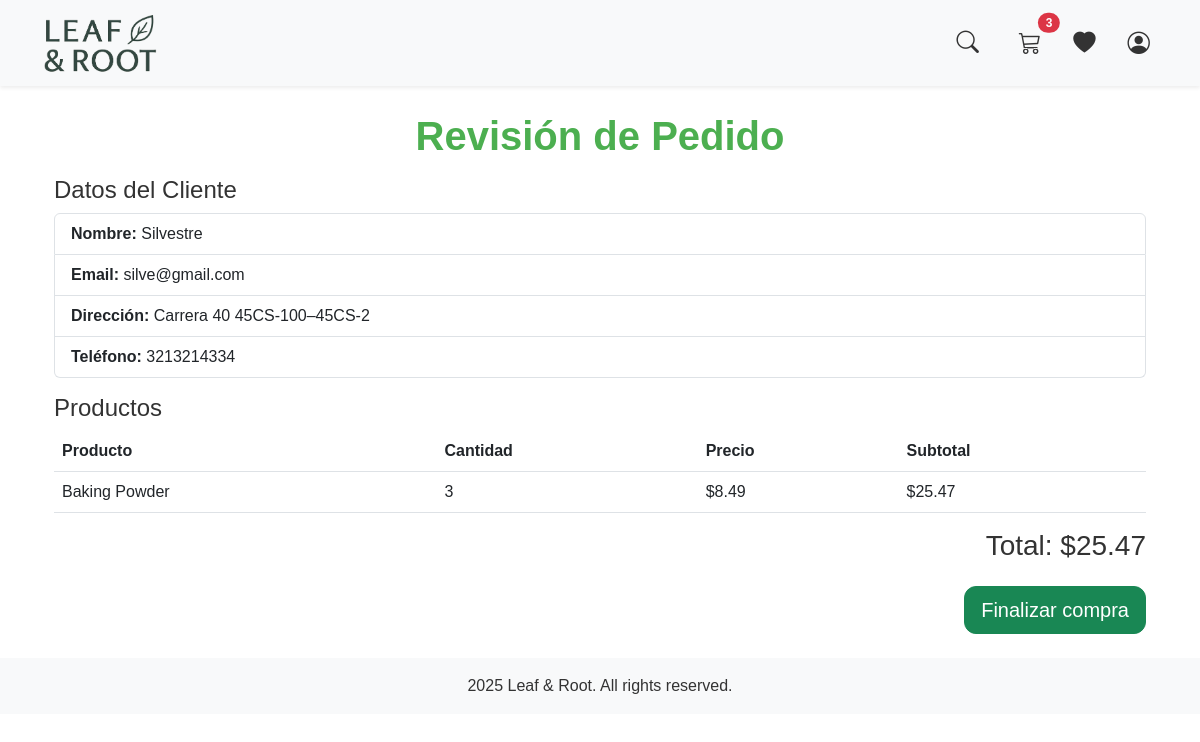
/orders/checkout/review/ (signed in), run on an earlier commit of the app's database.
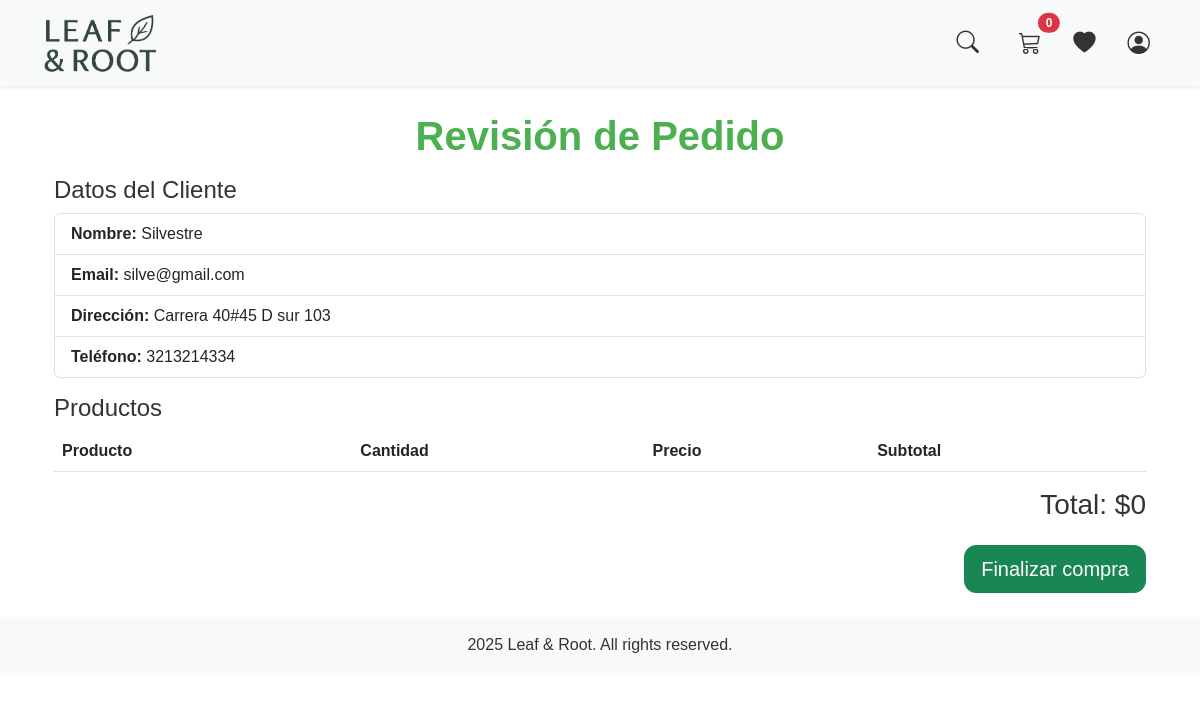
And on a later commit of the database.
### users/models.py (models this page shows, shortened)
class Customer(models.Model):
    id_customer = models.AutoField(primary_key=True)
    user = models.OneToOneField(User, on_delete=models.CASCADE, null=True, blank=True)
    name = models.CharField(max_length=200)
    email = models.EmailField(unique=True)
    address = models.CharField(max_length=255)
    phone = models.CharField(max_length=20)
    class Meta:
        verbose_name = "Cliente"
        verbose_name_plural = "Clientes"

### carrito/models.py (models this page shows, shortened)
class Cart(models.Model):
    id_cart = models.AutoField(primary_key=True)
    customer = models.OneToOneField(Customer, on_delete=models.CASCADE)
    def total_items(self):
        return self.items.aggregate(total=models.Sum('quantity'))['total'] or 0 # type: ignore

class ItemCart(models.Model):
    id_itemcart = models.AutoField(primary_key=True)
    product = models.ForeignKey(Product, on_delete=models.CASCADE)
    cart = models.ForeignKey(Cart, on_delete=models.CASCADE, related_name="items")  # 👈 importante
    quantity = models.PositiveIntegerField(default=1)
    class Meta:
        verbose_name = "Item del Carrito"
        verbose_name_plural = "Items del Carrito"
        unique_together = ("product", "cart")  # evita duplicados
    def get_subtotal(self):
        return self.quantity * self.product.price

### catalogo/models.py (models this page shows, shortened)
class Product(models.Model):
    id_product = models.AutoField(primary_key=True)
    name = models.CharField(max_length=255, unique=True)  # 👈 evitar duplicados exactos
    description = models.TextField(blank=True, null=True)
    price = models.DecimalField(max_digits=10, decimal_places=2, default=Decimal("0.00"))
    stock = models.PositiveIntegerField(default=0)
    category = models.CharField(max_length=100, blank=True, null=True)
    image_url = models.URLField(max_length=500, blank=True, null=True)
    image = models.ImageField(upload_to='products/', blank=True, null=True)
    nutriscore = models.CharField(max_length=5, blank=True, null=True)
    labels = models.CharField(max_length=255, blank=True, null=True)
    type = models.CharField(max_length=50, blank=True, null=True)

### ordenes/views.py (the view)
# urls.py: path("checkout/review/", views.checkout_review, name="checkout_review"),
@login_required
def checkout_review(request):
    customer = get_object_or_404(Customer, user=request.user)
    cart = get_object_or_404(Cart, customer=customer)
    items = ItemCart.objects.filter(cart=cart)
    total = sum([item.get_subtotal() for item in items])
    return render(request, "ordenes/checkout_review.html", {
        "customer": customer,
        "cart": cart,
        "items": items,
        "total": total,
    })

### store/templatetags/custom_tags.py (called while the page is built)
@register.filter
def get_range(value, max_value):
    if not max_value:
        return range(1)
    return range(1, max_value + 1)

### ordenes/templates/ordenes/checkout_review.html (shortened to what this page needs)
{% extends "base.html" %}
{% block content %}
{% load static %}
<link rel="stylesheet" href="{% static 'users/css/auth.css' %}">
<link rel="stylesheet" href="{% static 'store/css/base.css' %}">
<div class="container mt-4">
    <h1 class="auth-title">Revisión de Pedido</h1>
    <h4>Datos del Cliente</h4>
    <ul class="list-group mb-3">
        <li class="list-group-item"><strong>Nombre:</strong> {{ customer.name }}</li>
        <li class="list-group-item"><strong>Email:</strong> {{ customer.email }}</li>
        <li class="list-group-item"><strong>Dirección:</strong> {{ customer.address }}</li>
        <li class="list-group-item"><strong>Teléfono:</strong> {{ customer.phone }}</li>
    </ul>
    <h4>Productos</h4>
    <table class="table">
        <thead>
            <tr>
                <th>Producto</th>
                <th>Cantidad</th>
                <th>Precio</th>
                <th>Subtotal</th>
            </tr>
        </thead>
        <tbody>
            {% for item in items %}
            <tr>
                <td>{{ item.product.name }}</td>
                <td>{{ item.quantity }}</td>
                <td>${{ item.product.price }}</td>
                <td>${{ item.get_subtotal }}</td>
            </tr>
            {% endfor %}
        </tbody>
    </table>
    <h3 class="text-end">Total: ${{ total }}</h3>
    <div class="text-end mt-4">
        <a href="{% url 'checkout_finalize' %}" class="btn btn-success btn-lg">
            Finalizar compra
        </a>
    </div>
</div>
{% endblock %}

### store/templates/base.html (shortened to what this page needs)
<!DOCTYPE html>
{% load static %}
{% load custom_tags %}
<html lang="es">
<head>
    <link rel="stylesheet" href="https://cdn.jsdelivr.net/npm/bootstrap@5.3.0/dist/css/bootstrap.min.css">
    <link rel="stylesheet" href="https://cdn.jsdelivr.net/npm/bootstrap-icons@1.10.5/font/bootstrap-icons.css">
    <link rel="stylesheet" href="{% static 'store/css/base.css' %}">
    <link rel="stylesheet" href="{% static 'carrito/css/cart.css' %}">
</head>
<body>
    <nav class="navbar navbar-expand-lg navbar-light bg-light fixed-top shadow-sm">
        <div class="container">
            <a class="navbar-brand" href="{% url 'home' %}">
                <img src="{% static 'store/images/logo.png' %}" alt="Leaf & Root" height="60" style="margin-top: 0.01rem; margin-bottom: 0.01rem;">
            </a>
        <div class="collapse navbar-collapse" id="navbarNav">
            <ul class="navbar-nav ms-auto">
                        <li class="nav-item me-3">
                        <button id="searchToggle" class="btn p-0 border-0 bg-transparent d-flex align-items-center justify-content-center" style="height: 40px;">
                            <i class="bi bi-search navbar-icon"></i>
                        </button>
                        </li>
                {% if user.is_authenticated %}
                    {% if not user.is_staff and not user.is_superuser %}
                        <li class="nav-item">
                            <a class="nav-link position-relative" href="{% url 'cart_detail' %}">
                                <i class="bi bi-cart3 navbar-icon"></i>
                                <span id="cartCounter"
                                    class="position-absolute top-0 start-100 translate-middle badge rounded-pill bg-danger">
                                    {{ user.customer.cart.total_items|default:"0" }}
                                </span>
                            </a>
                        </li>
                        <li class="nav-item ms-3">
                            <a class="nav-link position-relative" href="{% url 'wishlist' %}">
                                <i class="bi bi-heart-fill navbar-icon"></i>
                            </a>
                        </li>
                    {% endif %}
                    <li class="nav-item ms-3">
                        <a class="nav-link position-relative" href="{% url 'account_home' %}">
                            <i class="bi bi-person-circle navbar-icon"></i>
                        </a>
                    </li>
                {% endif %}
            </ul>
        </div>
    </div>
    </nav>
    <main id="main" class="container mt-4">
        {% block content %}{% endblock %}
    </main>
</body>
<footer class="mt-4 footer">
    <div class="bg-light text-center py-3 mt-4">
        <p class="mb-0"> 2025 Leaf & Root. All rights reserved.</p>
    </div>
</footer>
</html>

What changed in the data, as far as the page shows it:
removed ItemCart: product.name "Baking Powder", quantity "3", product.price "8.49", get_subtotal "25.47"
changed Customer "Silvestre": address "Carrera 40 45CS-100–45CS-2" → "Carrera 40#45 D sur 103"
Also different on the page:
{{ user.customer.cart.total_items|default:"0" }}: "3" → "0"
{{ total }}: "25.47" → "0"
